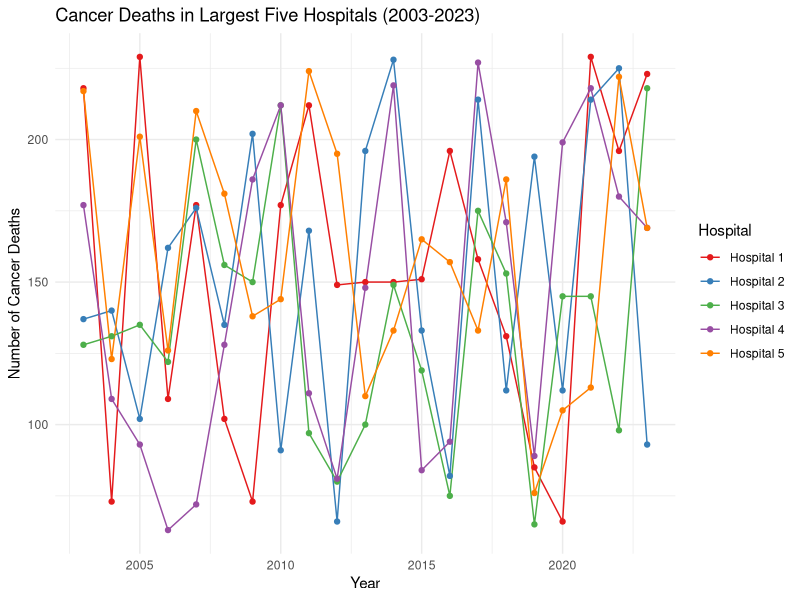

Recreate this plot in R. (Note: this script raises an error after producing the figure.)
## ---- chunk 1
library(tidyverse)

set.seed(123)

years <- 2003:2023
hospitals <- paste("Hospital", 1:5)
cancer_types <- "All types"

# Simulate data
data <- expand.grid(Year = years, Hospital = hospitals, Cancer_Type = cancer_types) %>%
  mutate(
    Cancer_Deaths = sample(60:230, n(), replace = TRUE),
    Total_Deaths = Cancer_Deaths + sample(400:700, n(), replace = TRUE)
  )


## ---- chunk 2
# 10 tests fir simlation
lm_list <- lapply(unique(data$Hospital), function(h) {
  lm(Cancer_Deaths ~ Year, data = data[data$Hospital == h,])
})
print(lm_list)

aov_test <- aov(Cancer_Deaths ~ Hospital, data = data)
summary(aov_test)

annual_deaths <- data %>%
  group_by(Year) %>%
  summarise(Total_Cancer_Deaths = sum(Cancer_Deaths))
print(annual_deaths)

total_deaths_hospital <- data %>%
  group_by(Hospital) %>%
  summarise(Total_Cancer_Deaths = sum(Cancer_Deaths)) %>%
  arrange(desc(Total_Cancer_Deaths)) %>%
  top_n(1, Total_Cancer_Deaths)

print(total_deaths_hospital)

lm_hospital1 <- lm(Cancer_Deaths ~ Year, data = data, subset = Hospital == "Hospital 1")

summary(lm_hospital1)

correlation_test <- cor.test(data$Cancer_Deaths, data$Total_Deaths)

print(correlation_test)

decade_comparison <- data %>%
  mutate(Decade = ifelse(Year <= 2010, "2001-2010", "2011-2020")) %>%
  group_by(Decade) %>%
  summarise(Average_Cancer_Deaths = mean(Cancer_Deaths))

print(decade_comparison)

variance_deaths_hospital <- data %>%
  group_by(Hospital) %>%
  summarise(Variance_Cancer_Deaths = var(Cancer_Deaths))

print(variance_deaths_hospital)

first_last_total_deaths <- data %>%
  group_by(Hospital) %>%
  summarise(First_Year_Deaths = sum(Total_Deaths[Year == min(Year)]),
            Last_Year_Deaths = sum(Total_Deaths[Year == max(Year)])) %>%
  mutate(Percentage_Change = (Last_Year_Deaths - First_Year_Deaths) / First_Year_Deaths * 100)

print(first_last_total_deaths)

cancer_death_rate <- data %>%
  group_by(Year) %>%
  summarise(Total_Cancer_Deaths = sum(Cancer_Deaths),
            Total_Deaths = sum(Total_Deaths),
            Cancer_Death_Rate = (Total_Cancer_Deaths / Total_Deaths) * 100) %>%
  arrange(Year)

print(cancer_death_rate)



## ---- chunk 3
library(ggplot2)

# Graph
ggplot(data, aes(x = Year, y = Cancer_Deaths, color = Hospital)) +
  geom_line() +
  geom_point() +
  theme_minimal() +
  labs(title = "Cancer Deaths in Largest Five Hospitals (2003-2023)",
       x = "Year", y = "Number of Cancer Deaths") +
  scale_color_brewer(palette = "Set1")

## ---- chunk 4

model <- stan_glmer(Cancer_Deaths ~ Year + (1 | Hospital), data = data, family = gaussian)

# Print the model summary
print(summary(model))


